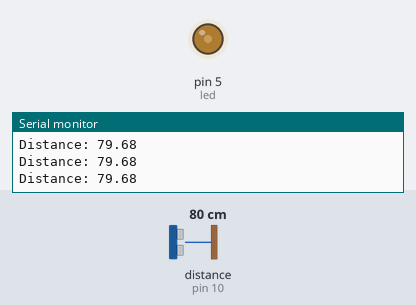
Bench run of a sketch on a simulated Arduino Uno, built with avr-gcc and run on an emulated ATmega328P. On the bench: output pins drawn as LEDs (lit = HIGH), the last lines printed to the serial monitor. Wiring (inferred from the names in the program): ultrasonic range finder: trigger pin 9; echo pin 10. The inputs (shaded band) are chosen by the test bench; at power-on: distance to the obstacle (sensor on pin 10) 80 cm. The echo pulse lasts 58.3 µs per cm; pins used as bus, display or sensor lines are not drawn.

Above: at 1.2 s.
1.3 s: distance to the obstacle (sensor on pin 10) set to 2 cm
At 2.5 s:
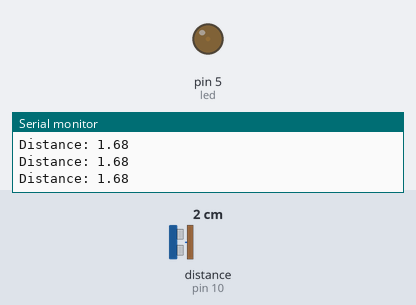
2.8 s: distance to the obstacle (sensor on pin 10) set to 250 cm
At 3.6 s:
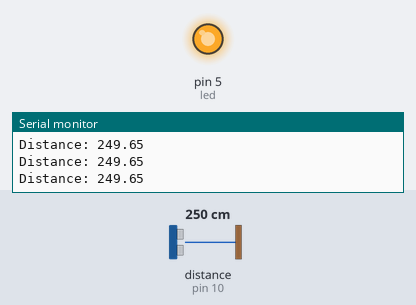
4.4 s: distance to the obstacle (sensor on pin 10) set to 35 cm
At 5.1 s:
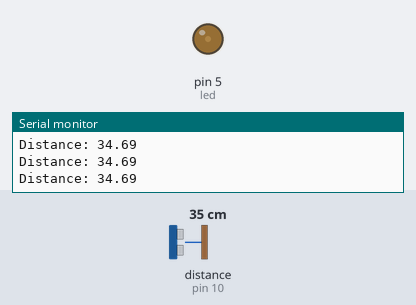
Timing chart, 0 to 7.4 s (numbered marks = the images above; inputs shaded):
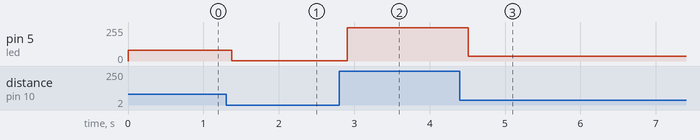

The sketch:

_velse1.ino
```cpp
const int trigPin = 9;
const int echoPin = 10;
int led = 5;
float duration, distance;

void setup() {
  pinMode(trigPin, OUTPUT);
  pinMode(echoPin, INPUT);
  Serial.begin(9600);
  pinMode(led,OUTPUT);
}

void loop() {

  digitalWrite(trigPin, LOW);
  delayMicroseconds(2);
  digitalWrite(trigPin, HIGH);
  delayMicroseconds(10);
  digitalWrite(trigPin, LOW);

  duration = pulseIn(echoPin, HIGH);
  distance = (duration*.0343)/2;
  analogWrite(led, distance);
  Serial.print("Distance: ");
  Serial.println(distance);
  delay(100);
}
```

Measured:
- after the input at 1.3 s, pin 5 (led): 79/255 → 1/255 after 0.07 s
- after the input at 2.8 s, pin 5 (led): 1/255 → 249/255 after 0.11 s
- after the input at 4.4 s, pin 5 (led): 249/255 → 34/255 after 0.11 s
